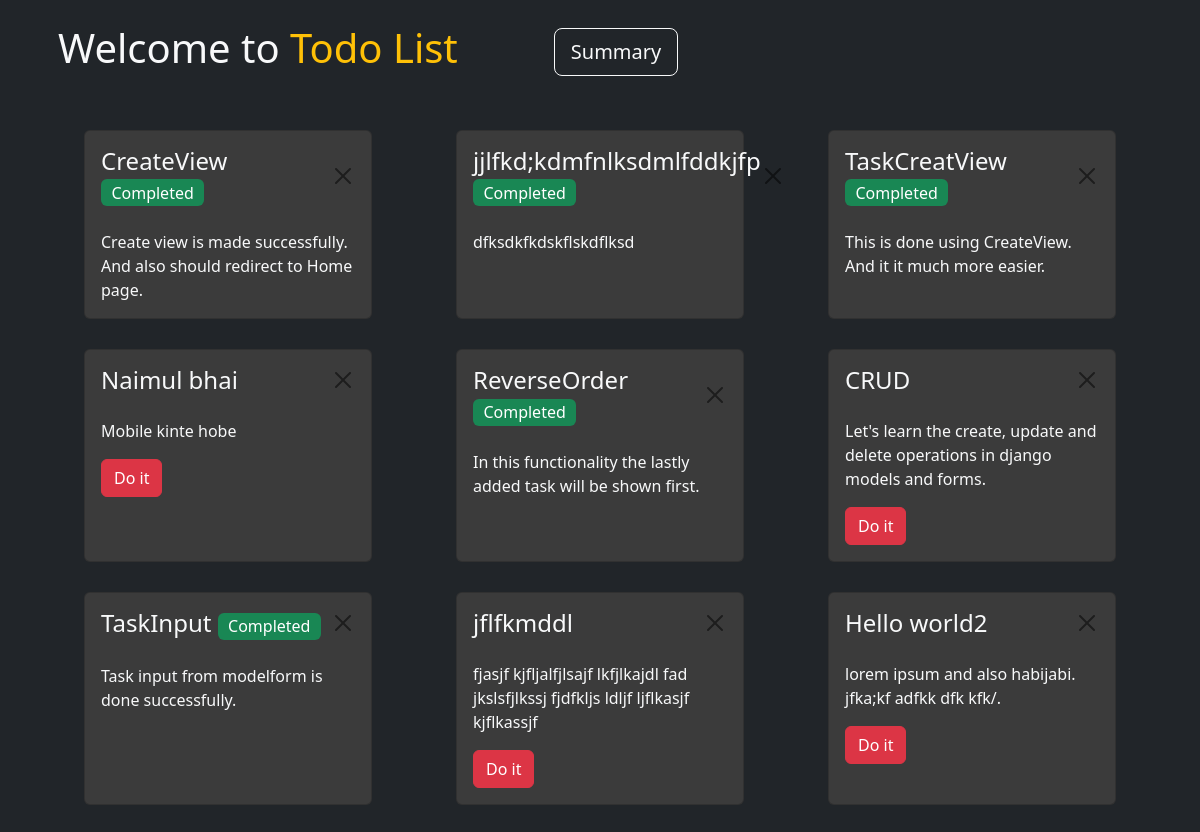
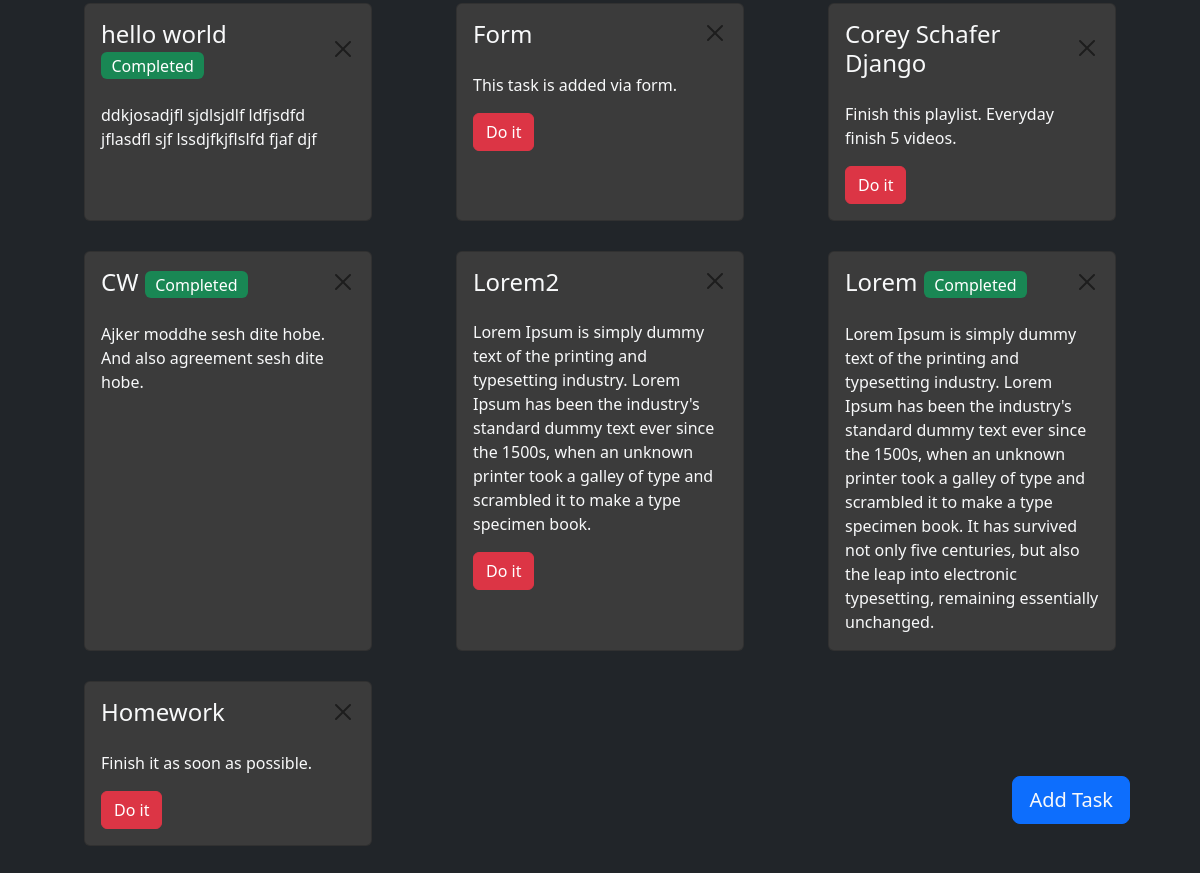
Before: / with the older database file (2 pictures, top to bottom).
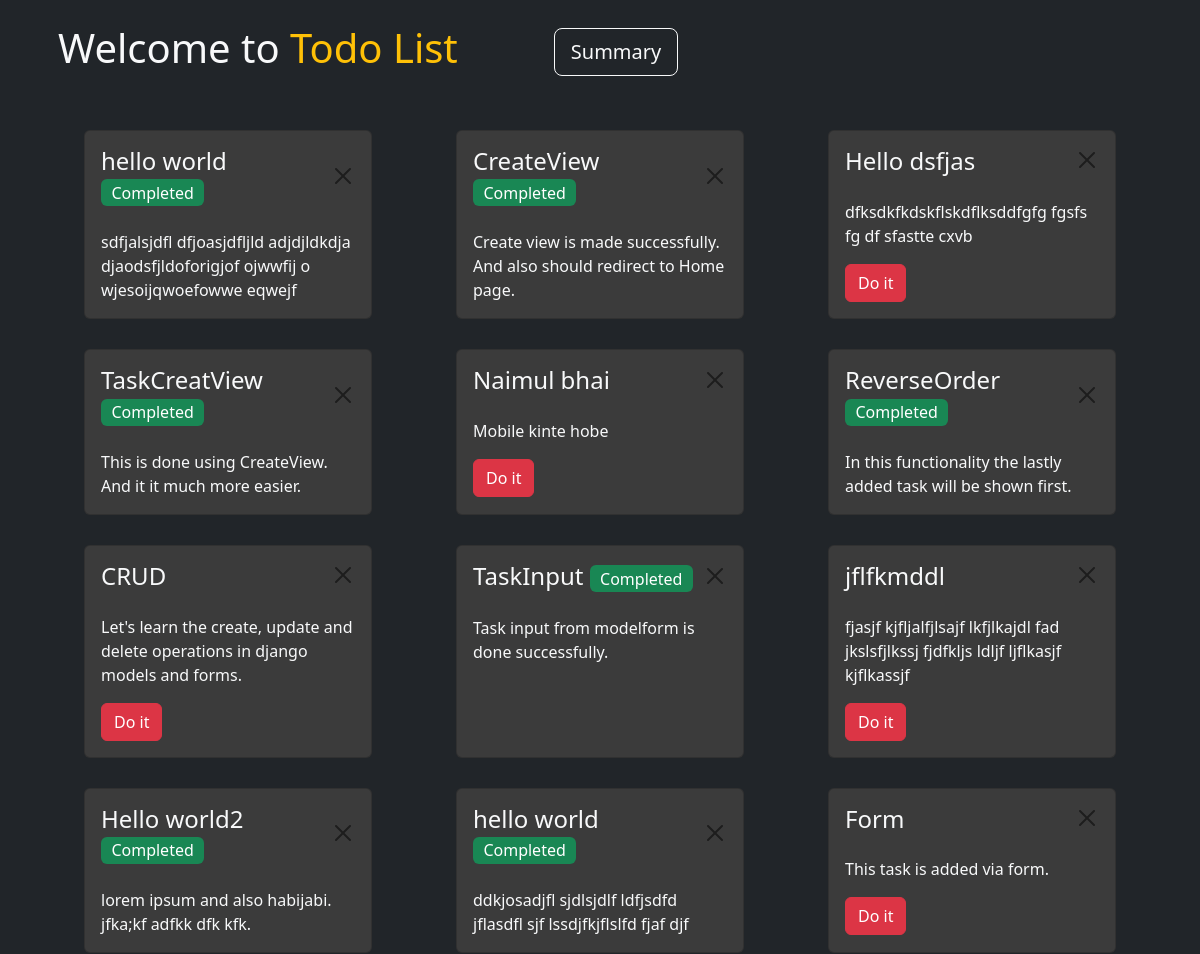
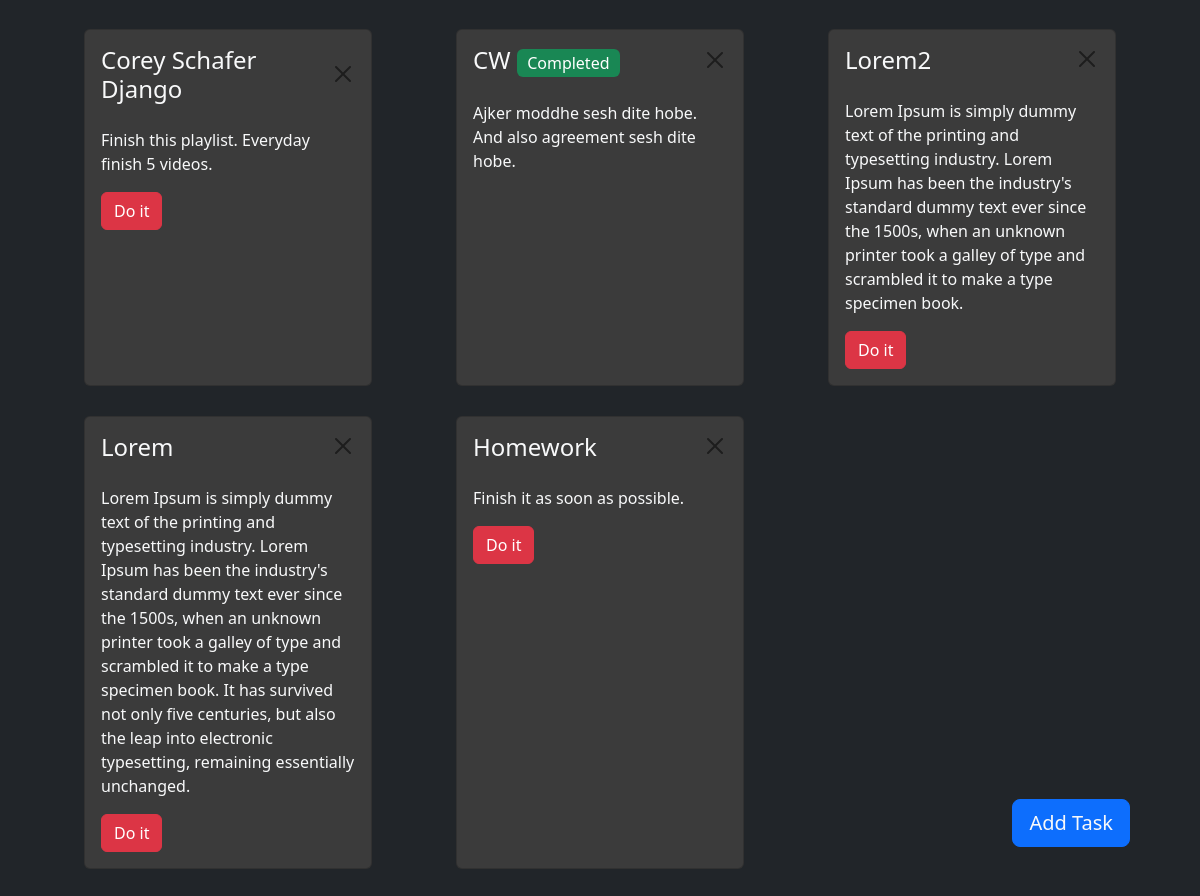
After: the same page with the newer database file (2 pictures, top to bottom).
### tasks/models.py (models this page shows, shortened)
class Task(models.Model):
    title = models.CharField(max_length=200)
    description = models.TextField()
    complete = models.BooleanField(default=False)

### tasks/views.py (the view)
# urls.py: path('', TaskListView.as_view(), name="task-home"),
class TaskListView(ListView):
    model = Task
    template_name = 'tasks/home.html'
    context_object_name = 'tasks'
    ordering = ['-pk']

### tasks/templates/tasks/home.html (shortened to what this page needs)
{% extends "tasks/base.html" %}
{% block content %}
    <nav class="container container-fluid bg-dark fixed-top py-3 pt-4">
        <div class="d-flex justify-items-between align-items-center">
            <p class="h1 text-center ms-3 me-5">
                Welcome to
                <span class='text-warning'> Todo List</span>
            </p>
            <a class="mx-5 btn btn-lg btn-outline-light" href="summary/">Summary</a>
        </div>
    </nav>
    <section class="container">
        <div class="grid-container">
            {% for task in tasks %}
                {% if not task.complete %}
                    <div class="d-flex justify-content-center">
                        <div class="card card-custom text-light" style="width: 18rem; background-color: #3b3b3b">
                            <a href="{% url 'task-update' task.id %}" class="text-decoration-none text-reset">
                                <div class="card-body">
                                    <div class="d-flex flex-row justify-content-between align-items-center">
                                        <h4 class="card-title mb-4">{{ task.title }}</h4>
                                        <div class="pb-4">
                                            <button type="button" class="btn-close" aria-label="Close"></button>
                                        </div>
                                    </div>
                                    <p class="card-text">
                                        {{ task.description }}
                                    </p>
                                    <button method="post" type="submit" value={{ task.id }} class="btn btn-danger">Do it</button>
                                </div>
                            </a>
                        </div>
                    </div>
                {% endif %}
                {% if task.complete %}
                    <div class="d-flex justify-content-center">
                        <div class="card card-custom text-light" style="width: 18rem; background-color: #3b3b3b">
                            <a href="{% url 'task-update' task.id %}" class="text-decoration-none text-reset">
                                <div class="card-body">
                                    <div class="d-flex flex-row justify-content-between align-items-center">
                                        <h4 class="card-title mb-4">{{ task.title }} <span class="badge text-bg-success fs-6 fw-normal">Completed</span></h4>
                                        <div class="pb-4">
                                            <button type="button" class="btn-close" aria-label="Close"></button>
                                        </div>
                                    </div>
                                    <p class="card-text">
                                       {{ task.description }}
                                    </p>
                                </div>
                            </a>
                        </div>
                    </div>
                {% endif %}
            {% endfor %}
        </div>
        <a href="{% url 'task-create' %}" class="btn btn-lg btn-primary text-light" style="position: fixed; bottom: 70px; right: 70px; z-index: 1000;">Add Task</a>
    </section>
{% endblock %}

Changed rows visible on the page:
added Task: title "hello world", complete True (drawn), description "sdfjalsjdfl dfjoasjdfljld adjdjldkdja djaodsfjldoforigjof ojwwfij o wjesoijqwoefowwe eqwejf"
changed Task: complete: picture added; title "jjlfkd;kdmfnlksdmlfddkjfp" → "Hello dsfjas"; complete: picture removed; description "dfksdkfkdskflskdflksd" → "dfksdkfkdskflskdflksddfgfg fgsfs fg df sfastte cxvb"; complete "Completed" → "Do it"
changed Task "Hello world2": complete: picture added; complete: picture removed; description "lorem ipsum and also habijabi. jfka;kf adfkk dfk kfk/." → "lorem ipsum and also habijabi. jfka;kf adfkk dfk kfk."; complete "Do it" → "Completed"
changed Task "Lorem": complete: picture added; complete: picture removed; complete "Completed" → "Do it"
